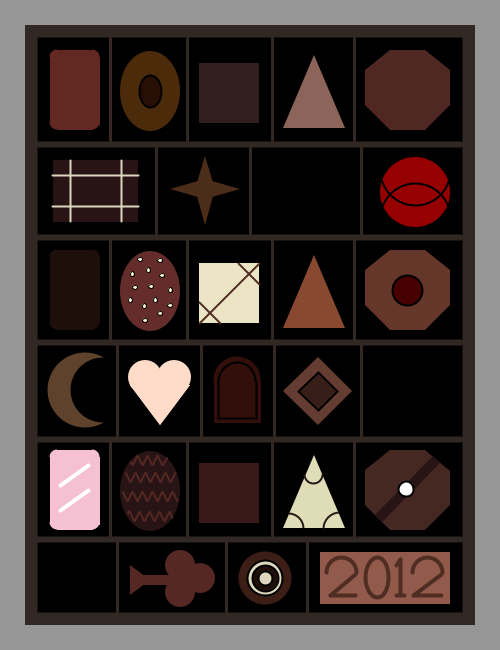
Frame 1 (no input)
Frame 60 (the mouse pressed at the canvas centre just before this capture): identical to frame 1, image omitted
Frame 120 (the mouse held since frame 60 and released just before this capture): identical to frame 1, image omitted

The Processing sketch that drew this single still picture (run headless with seeded random() and noise(); from frame 60 on, the mouse is pressed at the canvas centre):

// Processing sketch: processing_69736
// ── processing_69736.pde

// Assignment 1
// Name: Sandra Tamarin
// E-mail: stamarin@haverford.edu
// Course: CS 110-Section 001
// Submitted: 9/11/12


// box of chocolates


void setup() {
  size(500,650);
  smooth();
}

void draw() {
  background(150);

  rectMode(CENTER);
  ellipseMode(CENTER);


  // box
  noStroke();
  fill(50, 40, 35);
  rect(250, 325, 450, 600);
  fill(0);
  rect(250, 325, 425, 575);
  
  
  // row 1
  // chocolate 1.1
  rectMode(CORNER);
  fill(100, 40, 35);
  noStroke();
  rect(57, 57, 35, 65);
  arc(57, 57, 15, 15, PI, TWO_PI-PI/2);
  arc(92, 57, 15, 15, TWO_PI-PI/2, TWO_PI);
  arc(57, 122, 15, 15, PI/2, PI);
  arc(92, 122, 15, 15, 0, PI/2);
  rect(57, 50, 36, 10);
  rect(57, 120, 36, 10);
  rect(50, 57, 10, 68);
  rect(90, 57, 10, 68);
  
  // division 1.1
  stroke(55, 40, 35);
  strokeWeight(3);
  line(110,38, 110,140);
  
  // chocolate 1.2
  noStroke();
  fill(76, 43, 11);
  ellipse(150, 91, 60, 80);
  // decoration
  stroke(0);
  strokeWeight(2);
  fill(40, 15, 5);
  ellipse(150, 91, 22, 32);
  
  // division 1.2
  stroke(50, 40, 35);
  strokeWeight(3);
  line(187,38, 187,140);
  
  // chocolate 1.3
  noStroke();
  fill(50, 30, 30);
  rect(199, 63, 60, 60);
  
  // division 1.3
  stroke(50, 40, 35);
  strokeWeight(3);
  line(272,38, 272,140);
  
  // chocolate 1.4
  noStroke();
  fill(140, 100, 90);
  triangle(283,128, 345,128, 314,55);
  
  // division 1.4
  stroke(50, 40, 35);
  strokeWeight(3);
  line(354,38, 354,140);
  
  // chocolate 1.5
  noStroke();
  fill(80, 40, 35);
  beginShape();
  vertex(390, 50);
  vertex(425, 50);
  vertex(450, 70);
  vertex(450, 105);
  vertex(425, 130);
  vertex(390, 130);
  vertex(365, 105);
  vertex(365, 70);
  endShape();
  
  //division 1 vs 2
  stroke(50, 40, 35);
  strokeWeight(6);
  line(37,144, 460,144);
  
  
  // row 2
  // chocolate 2.1
  noStroke();
  fill(40, 20, 20);
  rect(53, 160, 85, 62);
  // decoration
  stroke(220, 215, 190);
  strokeWeight(2);
  line(70,160, 70,221);
  line(121,160, 121,221);
  line(52,175, 138,175);
  line(52,206, 138,206);
  
  // division 2.1
  stroke(50, 40, 35);
  strokeWeight(3);
  line(156,145, 156,238);
  
  // chocolate 2.2
  noStroke();
  fill(76, 45, 25);
  quad(195,189, 205,156, 215,189, 205,225);
  quad(170,189, 205,179, 240,189, 205,199);
  
  // division 2.2
  stroke(50, 40, 35);
  strokeWeight(3);
  line(250,145, 250,238);
  
  // division 2.3
  stroke(50, 40, 35);
  strokeWeight(3);
  line(361,145, 361,238);

  // chocolate 2.3
  noStroke();
  fill(150, 0, 0);
  ellipse(415, 192, 70, 70);
  // decoration
  stroke(0);
  strokeWeight(2);
  noFill();
  arc(415, 170, 70, 70, 0, PI);
  arc(415, 218, 70, 70, PI, TWO_PI);
  
  // division 2 vs 3
  stroke(50, 40, 35);
  strokeWeight(6);
  line(37,237, 460,237);
  
  
  // row 3
  // chocolate 3.1
  noStroke();
  fill(30,15,10);
  beginShape();
  rect(57, 250, 36, 80);
  rect(50, 257, 50, 66);
  arc(57, 257, 15, 15, PI, TWO_PI-PI/2);
  arc(92, 257, 15, 15, TWO_PI-PI/2, TWO_PI);
  arc(57, 322, 15, 15, PI/2, PI);
  arc(92, 322, 15, 15, 0, PI/2);
  endShape();
  
  // division 3.1
  stroke(50, 40, 35);
  strokeWeight(3);
  line(110,238, 110,340);
  
  // chocolate 3.2
  noStroke();
  fill(100, 45, 43);
  ellipse(150, 291, 60, 80);
  // decoration
  fill(250, 250, 218);
  stroke(0);
  strokeWeight(1);
  ellipse(130, 300, 4, 5);
  ellipse(135, 287, 5, 4);
  ellipse(160, 260, 5, 4);
  ellipse(148, 270, 4, 5);
  ellipse(145, 320, 5, 4);
  ellipse(155, 300, 4, 5);
  ellipse(160, 313, 5, 4);
  ellipse(144, 306, 4, 5);
  ellipse(162, 275, 5, 4);
  ellipse(170, 290, 4, 5);
  ellipse(151, 286, 5, 4);
  ellipse(132, 274, 4, 5);
  ellipse(140, 259, 5, 4);
  ellipse(170, 305, 5, 4);
  
  // division 3.2
  stroke(50, 40, 35);
  strokeWeight(3);
  line(187,238, 187,340);
  
  // chocolate 3.3 
  noStroke();
  fill(235, 228, 197);
  rect(199, 263, 60, 60);
  // decoration
  stroke(80, 45, 35);
  strokeWeight(2);
  line(199,302, 220,323);
  line(238,263, 259,284);
  line(199,323, 259,263);
  
  // division 3.3
  stroke(50, 40, 35);
  strokeWeight(3);
  line(272,238, 272,340);
  
  // chocolate 3.4
  noStroke();
  fill(136, 73, 48);
  triangle(283,328, 345,328, 314,255);
  
  // division 3.4
  stroke(50, 40, 35);
  strokeWeight(3);
  line(354,238, 354,340);
  
  // chocolate 3.5
  noStroke();
  fill(100, 55, 42);
  beginShape();
  vertex(390, 250);
  vertex(425, 250);
  vertex(450, 270);
  vertex(450, 305);
  vertex(425, 330);
  vertex(390, 330);
  vertex(365, 305);
  vertex(365, 270);
  endShape();
  // decoration
  stroke(0);
  strokeWeight(2);
  fill(70, 0, 0);
  ellipse(407, 290, 30, 30);
  
  // division 3 vs 4
  stroke(50, 40, 35);
  strokeWeight(6);
  line(37,342, 460,342);
  
  
  // row 4
  // chocolate 4.1
  noStroke();
  fill(94, 66, 44);
  ellipse(85, 390, 75, 75);
  fill(0);
  ellipse(103, 390, 65, 65);
  
  // division 4.1
  stroke(50, 40, 35);
  strokeWeight(3);
  line(117,341, 117,440);
  
  // chocolate 4.2
  noStroke();
  fill(255, 220, 200);
  beginShape();
  triangle(160, 425, 130, 385, 190, 385);
  ellipse(145, 377, 34, 34);
  ellipse(174, 377, 34, 34);
  endShape();
  
  // division 4.2
  stroke(50, 40, 35);
  strokeWeight(3);
  line(201,341, 201,440);
  
  // chocolate 4.3
  noStroke();
  fill(50,15,10);
  rect(214, 380, 47, 43);
  ellipse(237, 380, 47, 47);
  // decoration
  stroke(0);
  strokeWeight(2);
  noFill();
  arc(237, 381, 37, 37, PI, TWO_PI);
  line(218,381, 218,418);
  line(218,418, 256,418);
  line(256,418, 256,381);
  
  // division 4.3
  stroke(50, 40, 35);
  strokeWeight(3);
  line(274,341, 274,440);
  
  // chocolate 4.4
  noStroke();
  fill(100, 60, 50);
  quad(352,391, 318,425, 283,391, 318,357);
  // decoration
  stroke(0);
  strokeWeight(2);
  fill(55, 30, 25);
  quad(337,391, 318,410, 298,391, 318,372);
  
  // division 4.4
  stroke(50, 40, 35);
  strokeWeight(3);
  line(361,341, 361,440);
  
  // division 4 vs 5
  stroke(50, 40, 35);
  strokeWeight(6);
  line(37,439, 460,439);
  
  
  // row 5
  // chocolate 5.1
  noStroke();
  fill(245, 192, 210);
  rect(57, 457, 35, 65);
  arc(57, 457, 15, 15, PI, TWO_PI-PI/2);
  arc(92, 457, 15, 15, TWO_PI-PI/2, TWO_PI);
  arc(57, 522, 15, 15, PI/2, PI);
  arc(92, 522, 15, 15, 0, PI/2);
  rect(57, 450, 36, 10);
  rect(57, 520, 36, 10);
  rect(50, 457, 10, 68);
  rect(90, 457, 10, 68);
  // decoration
  stroke(255);
  strokeWeight(4);
  line(60,485, 88,465);
  line(60,510, 88,490);
  
  // division 5.1
  stroke(50, 40, 35);
  strokeWeight(3);
  line(110,438, 110,540);
  
  // chocolate 5.2
  strokeCap(SQUARE);
  noStroke();
  fill(40, 20, 20);
  ellipse(150, 491, 60, 80);
  // decoration
  stroke(85, 40, 35);
  strokeWeight(2);
  line(130,461, 132,465);
  line(132,465, 137,455);
  line(137,455, 142,465);
  line(142,465, 147,455);
  line(147,455, 152,465);
  line(152,465, 157,455);
  line(157,455, 162,465);
  line(162,465, 167,457);
  line(125,472, 130,482);
  line(130,482, 135,472);
  line(135,472, 140,482);
  line(140,482, 145,472);
  line(145,472, 150,482);
  line(150,482, 155,472);
  line(155,472, 160,482);
  line(160,482, 165,472);
  line(165,472, 170,482);
  line(170,482, 175,472);
  line(122,491, 127,501);
  line(127,501, 132,491);
  line(132,491, 137,501);
  line(137,501, 142,491);
  line(142,491, 147,501);
  line(147,501, 152,491);
  line(152,491, 157,501);
  line(157,501, 162,491);
  line(162,491, 167,501);
  line(167,501, 172,491);
  line(172,491, 177,501);
  line(127,514, 129,510);
  line(129,511, 134,521);
  line(134,521, 139,511);
  line(139,511, 144,521);
  line(144,521, 149,511);
  line(149,511, 154,521);
  line(154,521, 159,511);
  line(159,511, 164,521);
  line(164,521, 169,511);
  line(169,511, 172,518);
  
  // division 5.2
  stroke(50, 40, 35);
  strokeWeight(3);
  line(187,438, 187,540);
  
  // chocolate 5.3
  noStroke();
  fill(60,25,25);
  rect(199, 463, 60, 60);
  
  // division 5.3
  stroke(50, 40, 35);
  strokeWeight(3);
  line(272,438, 272,540);
  
  // chocolate 5.4
  noStroke();
  fill(223, 221, 183);
  triangle(283,528, 345,528, 314,455);
  // decoration
  stroke(40,25,25);
  strokeWeight(2);
  noFill();
  arc(288, 528, 30, 30, TWO_PI-PI/2, TWO_PI);
  arc(339, 528, 31, 31, PI, TWO_PI-PI/2);
  arc(313, 474, 18, 18, 0, PI);
  
  // division 5.4
  stroke(50, 40, 35);
  strokeWeight(3);
  line(354,438, 354,540);
  
  // chocolate 5.5
  noStroke();
  fill(70, 40, 35);
  beginShape();
  vertex(390, 450);
  vertex(425, 450);
  vertex(450, 471);
  vertex(450, 505);
  vertex(425, 530);
  vertex(390, 530);
  vertex(365, 505);
  vertex(365, 470);
  endShape();
  // decoration
  stroke(40, 20, 20);
  strokeWeight(10);
  line(378,518, 436,459);
  stroke(0);
  strokeWeight(2);
  fill(255);
  ellipse(406, 489, 15, 15);
  
  // division 5 vs 6
  strokeCap(ROUND);
  stroke(50, 40, 35);
  strokeWeight(6);
  line(37,539, 460,539);
  
  
  // row 6
  // division 6.1
  stroke(50, 40, 35);
  strokeWeight(3);
  line(117,538, 117,615);
  
  // chocolate 6.1
  noStroke();
  fill(85, 40, 35);
  triangle(130,565, 150,580, 130,595);
  rect(143, 575, 30, 10);
  ellipse(180, 565, 30, 30);
  ellipse(200, 578, 30, 30);
  ellipse(180, 592, 30, 30);
  
  // division 6.2
  stroke(50, 40, 35);
  strokeWeight(3);
  line(226,538, 226,615);
  
  // chocolate 6.2
  noStroke();
  fill(60, 30, 22);
  ellipse(265, 578, 53, 53);
  // decoration
  stroke(0);
  strokeWeight(2);
  fill(220, 215, 190);
  ellipse(265, 578, 35, 35);
  fill(30,15,10);
  ellipse(265, 578, 26, 26);
  fill(220, 215, 190);
  ellipse(265, 578, 14, 14);
  
  // division 6.3
  stroke(50, 40, 35);
  strokeWeight(3);
  line(307,538, 307,615);
  
  // chocolate 6.3
  noStroke();
  fill(145, 90, 75);
  rect(320, 552, 130, 52);
  // decoration
  stroke(80, 45, 35);
  strokeWeight(4);
  arc(341, 572, 30, 30, PI, TWO_PI);
  line(355,574, 330,595);
  line(330,595, 355,595);
  ellipse(377, 577, 23, 40);
  line(400,559, 400,595);
  line(396,595, 404,595);
  line(400,559, 396,565);
  arc(427, 572, 30, 30, PI, TWO_PI);
  line(441,574, 413,595);
  line(413,595, 441,595);
}
